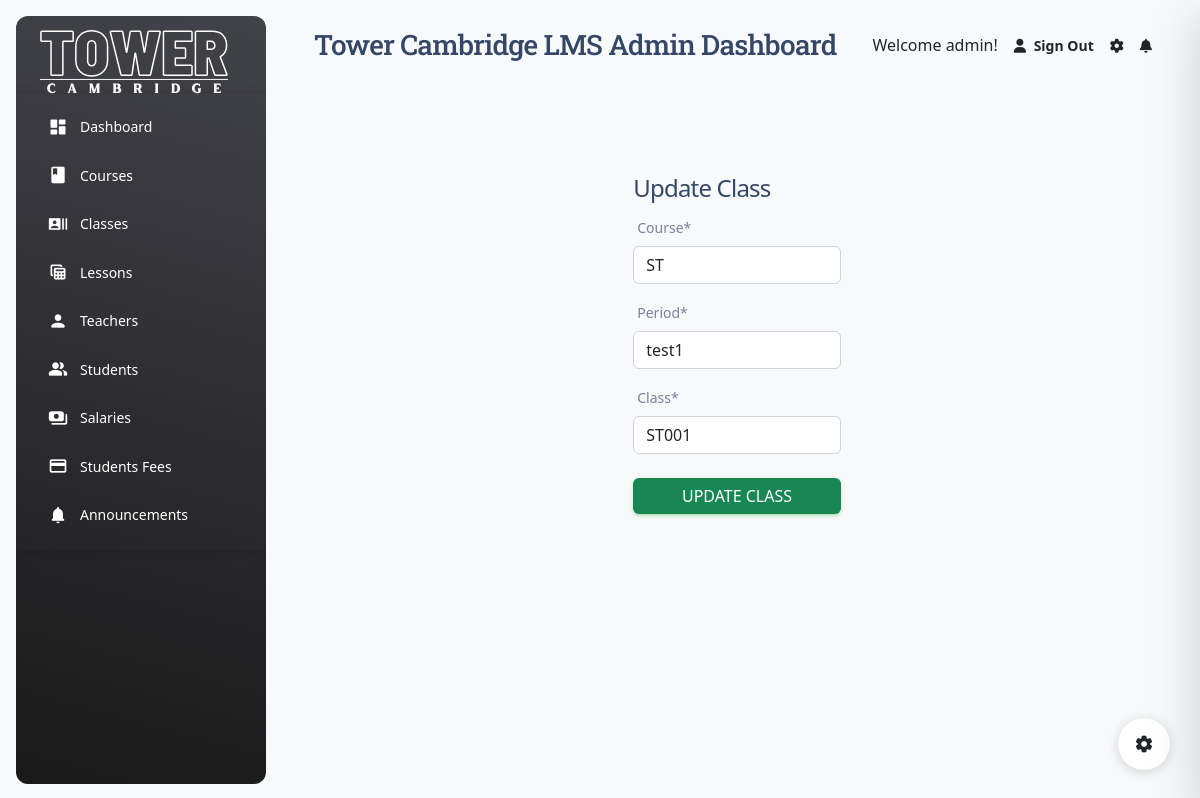
Page /updateclass/3 (signed in) on the committed database.
### tower_api/models.py (models this page shows, shortened)
class Course(models.Model):
    STARTERS = 'ST'
    MOVERS = 'MV'
    FLYERS = 'FL'
    KET = 'KT'
    PET = 'PT'
    FCE = 'FC'
    COURSE_CHOICES = [
        (STARTERS, 'Starters'),
        (MOVERS, 'Movers'),
        (FLYERS, 'Flyers'),
        (KET, 'KET'),
        (PET, 'PET'),
        (FCE, 'FCE'),
    ]
    course = models.CharField(
        max_length=2,
        choices=COURSE_CHOICES,
        default=STARTERS,
    )
    def __str__(self):
        return self.course

class Period(models.Model):
    course = models.ForeignKey(Course, related_name='periods', on_delete=models.CASCADE)
    period = models.CharField(max_length=15)
    def __str__(self):
        return self.period

class Clss(models.Model):
    course = models.ForeignKey(Course, related_name='clss', on_delete=models.CASCADE)
    period = models.ForeignKey(Period, related_name='clss', on_delete=models.CASCADE)
    clss = models.CharField(max_length=15)

### towerweb/views.py (the view)
# urls.py: path('updateclass/<int:id>', update_class, name='updateclass'),
def update_class(request, id):
    clss = Clss.objects.get(id=id)
    form = ClassForm(instance=clss)
    if request.method =='POST':
        form = ClassForm(request.POST, instance=clss)
        if form.is_valid():
            form.save()
            return redirect('classes')
    context = {
        'form': form,
    }
    return render(request, 'towerweb/updateclass.html', context)

### towerweb/forms.py
class ClassForm(forms.ModelForm):
    class Meta:
        model = Clss
        fields = ['course', 'period', 'clss']
        labels = {'course': 'Course', 'period': 'Period', 'clss': 'Class'}

### towerweb/templates/towerweb/updateclass.html (shortened to what this page needs)
{% extends 'towerweb/adminsidebar.html' %}
{% load crispy_forms_tags %}
{% block content %}
<!doctype html>
<html lang="en">
  <head>
    <link href="https://cdn.jsdelivr.net/npm/bootstrap@5.2.1/dist/css/bootstrap.min.css" rel="stylesheet">
  </head>
  <body>
    <div class="m-auto">
        <div class="row w-25 m-auto">
            <h4 class="mt-6">Update Class</h4>
            <form method="post" class="form mt-1">
                <div class="form-row mb-4">
                    <div class="form-group col mb-3">
                        {{ form.course | as_crispy_field }}
                    </div>
                    <div class="form-group col mb-3">
                        {{ form.period|as_crispy_field }}
                    </div>
                    <div class="form-group col mb-3">
                        {{ form.clss|as_crispy_field }}
                    </div>
                </div>
                <div class="d-grid gap-2">
                    <button type="submit" value="update" class="btn btn-success justify-content-center">Update Class</button>
                  </div>
            </form>
        </div>
    </div>
  </body>
</html>
{% endblock content %}

### towerweb/templates/towerweb/adminsidebar.html (shortened to what this page needs)
{% load static %}
<!DOCTYPE html>
<html lang="en">
<head>
<link href="{% static 'towerweb/css/nucleo-icons.css' %}" rel="stylesheet" />
<link href="{% static 'towerweb/css/nucleo-svg.css' %}" rel="stylesheet" />
<link id="pagestyle" href="{% static 'towerweb/css/material-dashboard.css' %}" rel="stylesheet" />
</head>
  <body class="g-sidenav-show  bg-gray-100">
    <aside class="sidenav navbar navbar-vertical navbar-expand-xs border-0 border-radius-xl my-3 fixed-start ms-3   bg-gradient-dark" id="sidenav-main">
      <div class="sidenav-header">
        <div class="logo">
            <a href="/"><img src="{% static 'towerweb/img/white.svg' %}" alt="" class="mx-4 img-fluid w-75"></a>
          </div>
      </div>
  <nav class="navbar">
    <div class="collapse navbar-collapse" id="sidenav-collapse-main">
      <ul class="navbar-nav">
        <li class="nav-item">
          <a class="nav-link text-white" href="{% url 'admindashboard'  %}">
              <div class="text-white text-center me-2 d-flex align-items-center justify-content-center">
                <i class="material-icons opacity-10">dashboard</i>
              </div>
            <span class="nav-link-text ms-1">Dashboard</span>
          </a>
        </li>
        <li class="nav-item">
          <a class="nav-link text-white" href="{% url 'courses'  %}">
              <div class="text-white text-center me-2 d-flex align-items-center justify-content-center">
                <i class="material-icons opacity-10">book</i>
              </div>
            <span class="nav-link-text ms-1">Courses</span>
          </a>
        </li>
        <li class="nav-item">
          <a class="nav-link text-white " href="{% url 'classes'  %}">
              <div class="text-white text-center me-2 d-flex align-items-center justify-content-center">
                <i class="material-icons opacity-10">recent_actors</i>
              </div>
            <span class="nav-link-text ms-1">Classes</span>
          </a>
        </li>
        <li class="nav-item">
          <a class="nav-link text-white " href="/">
              <div class="text-white text-center me-2 d-flex align-items-center justify-content-center">
                <i class="material-icons opacity-10">table_view</i>
              </div>
            <span class="nav-link-text ms-1">Lessons</span>
          </a>
        </li>
        <li class="nav-item">
          <a class="nav-link text-white " href="./billing.html">
              <div class="text-white text-center me-2 d-flex align-items-center justify-content-center">
                <i class="material-icons opacity-10">person</i>
              </div>
            <span class="nav-link-text ms-1">Teachers</span>
          </a>
        </li>
        <li class="nav-item">
          <a class="nav-link text-white " href="./virtual-reality.html">
              <div class="text-white text-center me-2 d-flex align-items-center justify-content-center">
                <i class="material-icons opacity-10">people_alt</i>
              </div>
            <span class="nav-link-text ms-1">Students</span>
          </a>
        </li>
        <li class="nav-item">
          <a class="nav-link text-white " href="./virtual-reality.html">
              <div class="text-white text-center me-2 d-flex align-items-center justify-content-center">
                <i class="material-icons opacity-10">payments</i>
              </div>
            <span class="nav-link-text ms-1">Salaries</span>
          </a>
        </li>
        <li class="nav-item">
          <a class="nav-link text-white " href="./virtual-reality.html">
              <div class="text-white text-center me-2 d-flex align-items-center justify-content-center">
                <i class="material-icons opacity-10">payment</i>
              </div>
            <span class="nav-link-text ms-1">Students Fees</span>
          </a>
        </li>
        <li class="nav-item">
          <a class="nav-link text-white " href="./notifications.html">
              <div class="text-white text-center me-2 d-flex align-items-center justify-content-center">
                <i class="material-icons opacity-10">notifications</i>
              </div>
            <span class="nav-link-text ms-1">Announcements</span>
          </a>
        </li>
      </ul>
    </div>
  </nav>
</aside>
<main class="main-content border-radius-lg ">
  <nav class="navbar navbar-main navbar-expand-lg px-0 mx-4 mt-1 mb-4 shadow-none border-radius-xl" id="navbarBlur" data-scroll="true">
    <div class="container-fluid py-1 px-3">
      <div class="collapse navbar-collapse mt-sm-0 mt-2 me-md-0 me-sm-4" id="navbar">
          <h3 class="mb-0">Tower Cambridge LMS Admin Dashboard</h3>
        <div class="ms-md-auto pe-md-3 d-flex align-items-center">
            <div class="input-group input-group-outline">
              {% if request.user.is_authenticated %}
              <p class="mt-3 text-dark">Welcome {{request.user}}!</p>
              {% else %}
              <p class="mt-3 text-dark">Welcome Guest!</p>
              {% endif %}
            </div>
        </div>
        <ul class="navbar-nav  justify-content-end">
          <li class="nav-item d-flex align-items-center">
            <a href="{% url 'user_logout' %}" class="nav-link text-body font-weight-bold px-0">
              <i class="fa fa-user me-sm-1"></i>
              <span class="d-sm-inline d-none">Sign Out</span>
            </a>
          </li>
          <li class="nav-item px-3 d-flex align-items-center">
            <a href="javascript:;" class="nav-link text-body p-0">
              <i class="fa fa-cog fixed-plugin-button-nav cursor-pointer"></i>
            </a>
          </li>
          <li class="nav-item dropdown pe-2 d-flex align-items-center">
            <a href="javascript:;" class="nav-link text-body p-0" id="dropdownMenuButton" data-bs-toggle="dropdown" aria-expanded="false">
              <i class="fa fa-bell cursor-pointer"></i>
            </a>
          </li>
        </ul>
      </div>
    </div>
  </nav>
{% block content %}
{% endblock content %}
<div class="container-fluid py-4">
  <div class="fixed-plugin">
    <a class="fixed-plugin-button text-dark position-fixed px-3 py-2">
      <i class="material-icons py-2">settings</i>
    </a>
  </div>
</div>
  </body>
</html>

### rows in the picture
Course: course "ST"
Period: period "test1"
Clss: clss "ST001"

### other values in the picture
{{ request.user }} "admin"
